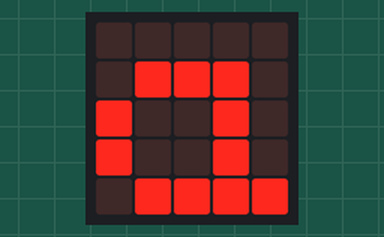
Recording of a program running on a simulated BBC micro:bit running MicroPython. Shown: the board's 5×5 LED display. At 5.0 s the program stops and its outputs stay as they are.

Above: at 0.1 s.
At 1.1 s:
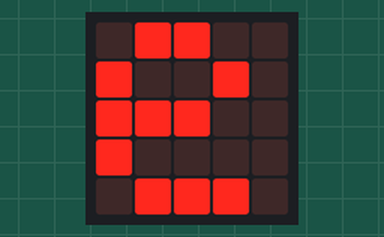
At 2.1 s:
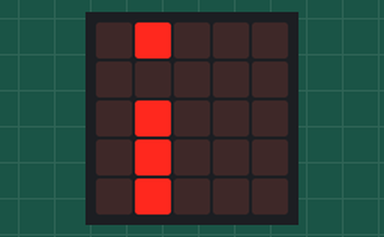
At 3.1 s:
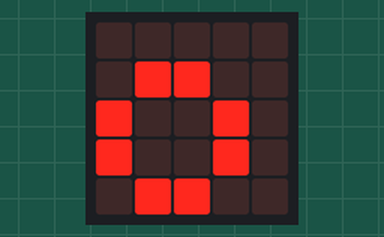
At 4.1 s:
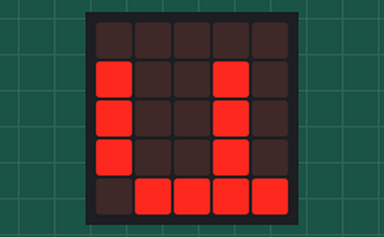

The program:

lista_vocales_while.py
```python
# Imports go at the top
from microbit import *

lista_vocales=["a","e","i","o","u"]

index= 0
while(index<len(lista_vocales)):
    display.show(lista_vocales[index])
    index=index + 1
    sleep(1000)
```

Measured:
- what the display in image 1 shows lasts 1.0 s, from 1.0 s to 2.0 s
